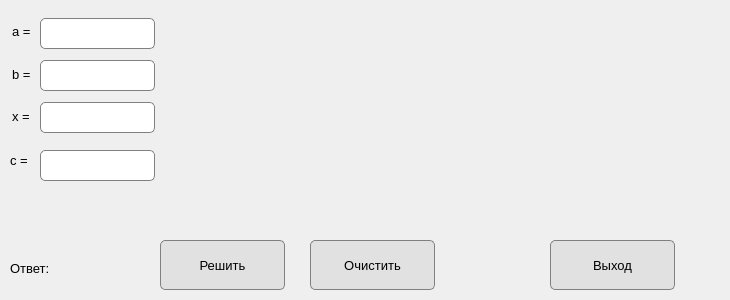
<?xml version="1.0" encoding="UTF-8"?>
<ui version="4.0">
 <class>Dialog</class>
 <widget class="QDialog" name="Dialog">
  <property name="enabled">
   <bool>true</bool>
  </property>
  <property name="geometry">
   <rect>
    <x>0</x>
    <y>0</y>
    <width>730</width>
    <height>300</height>
   </rect>
  </property>
  <property name="minimumSize">
   <size>
    <width>640</width>
    <height>200</height>
   </size>
  </property>
  <property name="windowTitle">
   <string>Dialog</string>
  </property>
  <widget class="QLabel" name="label_x">
   <property name="geometry">
    <rect>
     <x>12</x>
     <y>106</y>
     <width>21</width>
     <height>20</height>
    </rect>
   </property>
   <property name="font">
    <font>
     <family>Segoe UI</family>
     <pointsize>10</pointsize>
    </font>
   </property>
   <property name="text">
    <string>x =</string>
   </property>
  </widget>
  <widget class="QLineEdit" name="lineEdit_a">
   <property name="geometry">
    <rect>
     <x>40</x>
     <y>18</y>
     <width>115</width>
     <height>31</height>
    </rect>
   </property>
   <property name="font">
    <font>
     <family>Segoe UI</family>
     <pointsize>10</pointsize>
    </font>
   </property>
   <property name="styleSheet">
    <string notr="true">border: 1px solid gray;
                    border-radius: 5px;
                </string>
   </property>
  </widget>
  <widget class="QLabel" name="label_b">
   <property name="geometry">
    <rect>
     <x>12</x>
     <y>64</y>
     <width>21</width>
     <height>20</height>
    </rect>
   </property>
   <property name="font">
    <font>
     <family>Segoe UI</family>
     <pointsize>10</pointsize>
    </font>
   </property>
   <property name="text">
    <string>b =</string>
   </property>
  </widget>
  <widget class="QLineEdit" name="lineEdit_b">
   <property name="geometry">
    <rect>
     <x>40</x>
     <y>60</y>
     <width>115</width>
     <height>31</height>
    </rect>
   </property>
   <property name="font">
    <font>
     <family>Segoe UI</family>
     <pointsize>10</pointsize>
    </font>
   </property>
   <property name="styleSheet">
    <string notr="true">border: 1px solid gray;
                    border-radius: 5px;
                </string>
   </property>
  </widget>
  <widget class="QPushButton" name="btn_solve">
   <property name="geometry">
    <rect>
     <x>160</x>
     <y>240</y>
     <width>125</width>
     <height>50</height>
    </rect>
   </property>
   <property name="font">
    <font>
     <family>Segoe UI</family>
     <pointsize>10</pointsize>
    </font>
   </property>
   <property name="styleSheet">
    <string notr="true">border: 1px solid gray;
                    border-radius: 5px;
                    background: #e1e1e1;
                </string>
   </property>
   <property name="text">
    <string>Решить</string>
   </property>
  </widget>
  <widget class="QPushButton" name="btn_clear">
   <property name="geometry">
    <rect>
     <x>310</x>
     <y>240</y>
     <width>125</width>
     <height>50</height>
    </rect>
   </property>
   <property name="font">
    <font>
     <family>Segoe UI</family>
     <pointsize>10</pointsize>
    </font>
   </property>
   <property name="styleSheet">
    <string notr="true">border: 1px solid gray;
                    border-radius: 5px;
                    background: #e1e1e1;
                </string>
   </property>
   <property name="text">
    <string>Очистить</string>
   </property>
  </widget>
  <widget class="QLabel" name="label_a">
   <property name="geometry">
    <rect>
     <x>12</x>
     <y>21</y>
     <width>21</width>
     <height>20</height>
    </rect>
   </property>
   <property name="font">
    <font>
     <family>Segoe UI</family>
     <pointsize>10</pointsize>
    </font>
   </property>
   <property name="text">
    <string>a =</string>
   </property>
  </widget>
  <widget class="QLineEdit" name="lineEdit_x">
   <property name="geometry">
    <rect>
     <x>40</x>
     <y>102</y>
     <width>115</width>
     <height>31</height>
    </rect>
   </property>
   <property name="font">
    <font>
     <family>Segoe UI</family>
     <pointsize>10</pointsize>
    </font>
   </property>
   <property name="styleSheet">
    <string notr="true">border: 1px solid gray;
                    border-radius: 5px;
                </string>
   </property>
  </widget>
  <widget class="QLabel" name="label_answer">
   <property name="geometry">
    <rect>
     <x>10</x>
     <y>260</y>
     <width>148</width>
     <height>16</height>
    </rect>
   </property>
   <property name="font">
    <font>
     <family>Segoe UI</family>
     <pointsize>10</pointsize>
    </font>
   </property>
   <property name="text">
    <string>Ответ:</string>
   </property>
  </widget>
  <widget class="QLabel" name="label_img">
   <property name="geometry">
    <rect>
     <x>170</x>
     <y>9</y>
     <width>521</width>
     <height>191</height>
    </rect>
   </property>
   <property name="text">
    <string/>
   </property>
  </widget>
  <widget class="QPushButton" name="btn_exit">
   <property name="geometry">
    <rect>
     <x>550</x>
     <y>240</y>
     <width>125</width>
     <height>50</height>
    </rect>
   </property>
   <property name="font">
    <font>
     <family>Segoe UI</family>
     <pointsize>10</pointsize>
    </font>
   </property>
   <property name="styleSheet">
    <string notr="true">border: 1px solid gray;
                    border-radius: 5px;
                    background: #e1e1e1;
                </string>
   </property>
   <property name="text">
    <string>Выход</string>
   </property>
  </widget>
  <widget class="QLabel" name="label_c">
   <property name="geometry">
    <rect>
     <x>10</x>
     <y>150</y>
     <width>21</width>
     <height>20</height>
    </rect>
   </property>
   <property name="font">
    <font>
     <family>Segoe UI</family>
     <pointsize>10</pointsize>
    </font>
   </property>
   <property name="text">
    <string>c =</string>
   </property>
  </widget>
  <widget class="QLineEdit" name="lineEdit_c">
   <property name="geometry">
    <rect>
     <x>40</x>
     <y>150</y>
     <width>115</width>
     <height>31</height>
    </rect>
   </property>
   <property name="font">
    <font>
     <family>Segoe UI</family>
     <pointsize>10</pointsize>
    </font>
   </property>
   <property name="styleSheet">
    <string notr="true">border: 1px solid gray;
                    border-radius: 5px;
                </string>
   </property>
  </widget>
 </widget>
 <resources/>
 <connections/>
</ui>
